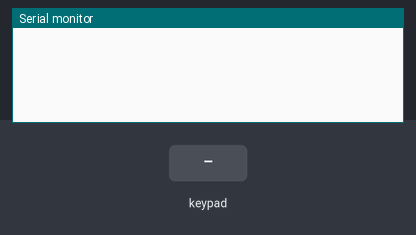
Simulated run of this sketch. Board: Arduino Uno, built with avr-gcc and run on an emulated ATmega328P. On the bench: the last lines printed to the serial monitor. The test bench sets the inputs (shaded band).

Above: at 1.2 s.
1.3 s: key '1' pressed
At 1.9 s:
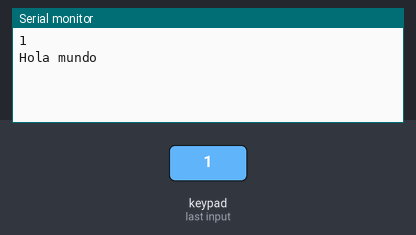
2.8 s: keypad keys 1 2 pressed 0.4 s apart
At 4.7 s:
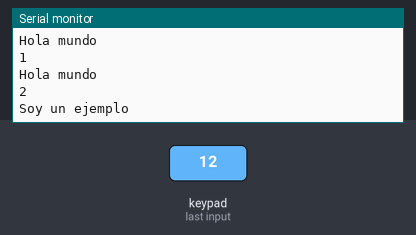
5.1 s: key '3' pressed
At 6.3 s:
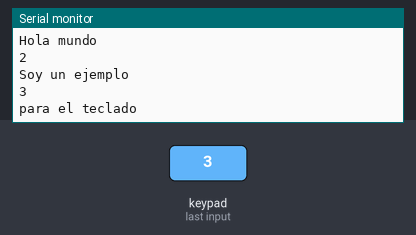
6.6 s: keypad keys 1 2 # pressed 0.4 s apart
At 7.8 s:
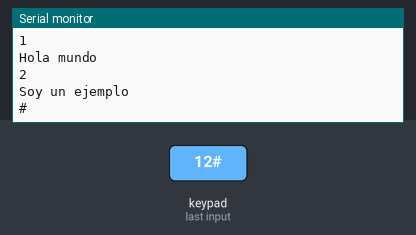
9.3 s: key 'A' pressed
At 10.5 s:
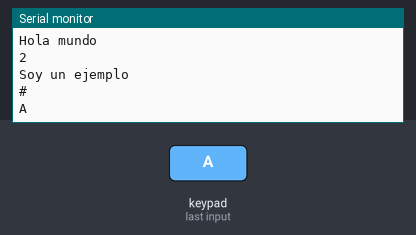
10.8 s: keypad keys 1 2 * pressed 0.4 s apart
At 12.2 s:
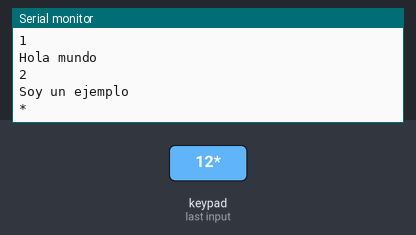
Timing chart, 0 to 13.8 s (numbered marks = the images above; inputs shaded):
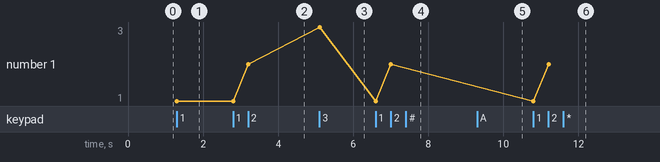

Measured:
- after the input at 1.3 s, the serial monitor: prints a new line at once (image 1)
- after the input at 2.8 s, the serial monitor: prints a new line after 0.40 s (image 2)
- after the input at 5.1 s, the serial monitor: prints a new line at once (image 3)
- after the input at 6.6 s, the serial monitor: prints a new line at once (image 4)
- after the input at 9.3 s, the serial monitor: prints a new line at once (image 5)
- after the input at 10.8 s, the serial monitor: prints a new line at once (image 6)
- plotted number 1: 1 → 2 after the input at 2.8 s, 2 → 3 after the input at 5.1 s, 3 → 2 after the input at 6.6 s

The sketch:

teclado.ino
```cpp
#include <Keypad.h>
#define FILAS 4
#define COLUMNAS 4

char keys[FILAS][COLUMNAS] = {
  {'1','2','3','A'},
  {'4','5','6','B'},
  {'7','8','9','C'},
  {'*','0','#','D'}
};

char key;
byte Filas[FILAS]={11,10,9,8};
byte Columnas[COLUMNAS] = {7,6,5,4};

Keypad teclado = Keypad(makeKeymap(keys),Filas, Columnas,FILAS,COLUMNAS);

void setup()
{
 Serial.begin(9600);
}

void loop(){
  key = teclado.getKey();

  if(key){
  Serial.println(key);
  }

  switch(key){
  case '1':
    Serial.println("Hola mundo");
   break;

  case '2':
    Serial.println("Soy un ejemplo");
   break;

  case '3':
    Serial.println("para el teclado");
    break;

  case '4':
    Serial.println("Matricial");
    break;
  }
}
```
